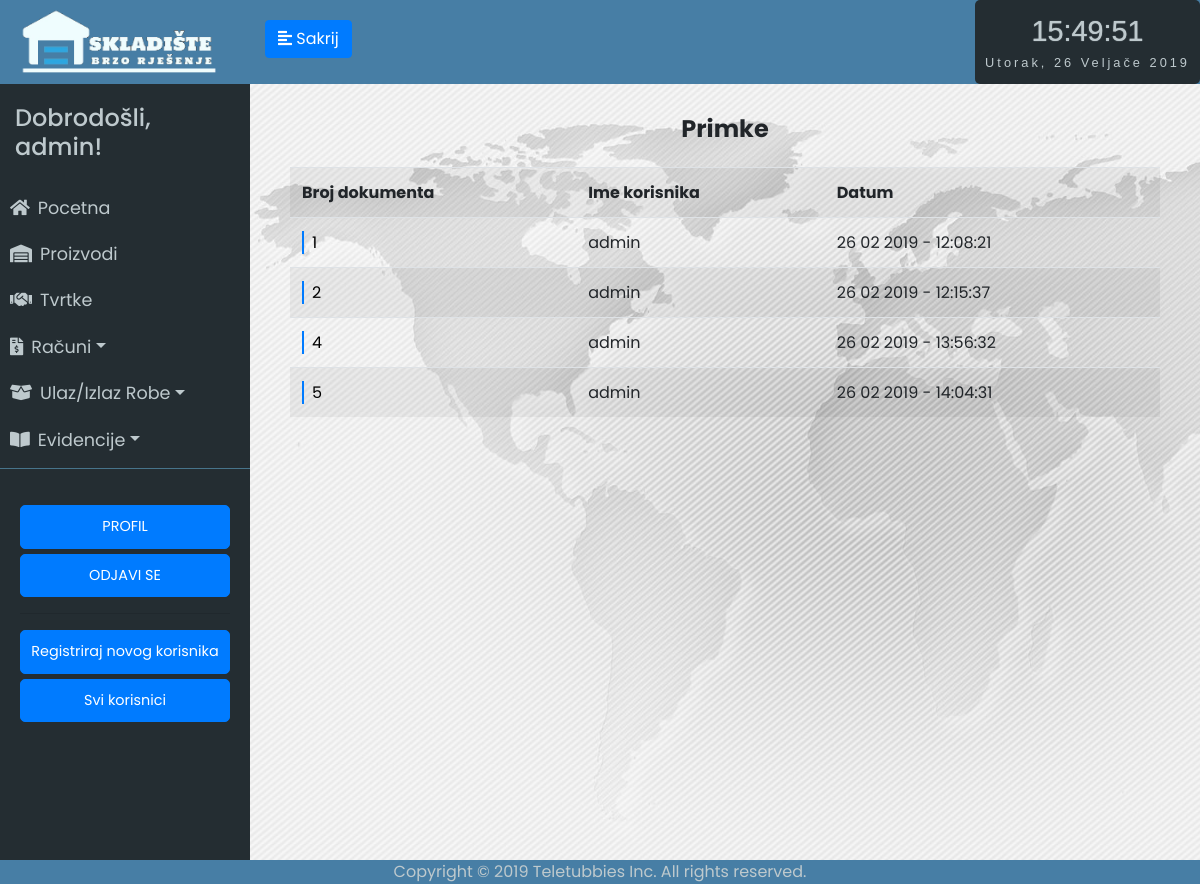
The page /receipts_unosa/1 (signed in) on the database as committed earlier.
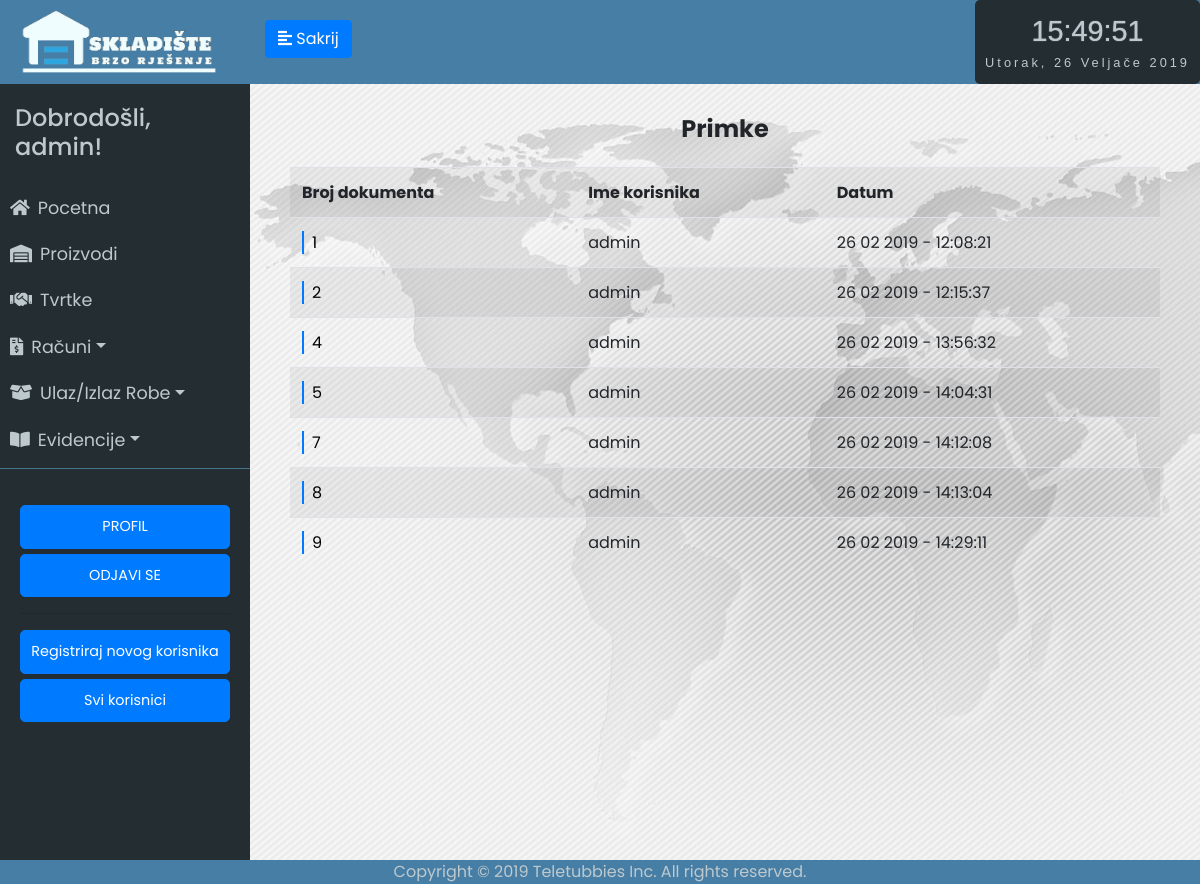
The same page on the database as committed later.
### app/models.py (models this page shows, shortened)
class Receipt(db.Model):
	id = db.Column(db.Integer, primary_key=True)
	status = db.Column(db.String(64))
	date = db.Column(db.DateTime, default=datetime.utcnow)
	receipt_type = db.Column(db.String(64))
	evidencija = db.relationship('Evidencija', backref='receipt', lazy='dynamic')

class User(UserMixin, db.Model):
	id = db.Column(db.Integer, primary_key=True)
	username = db.Column(db.String(64), index=True, unique=True)
	email = db.Column(db.String(120), index=True, unique=True)
	password_hash = db.Column(db.String(128))
	last_seen = db.Column(db.DateTime, default=datetime.utcnow)
	evidencija = db.relationship('Evidencija', backref='user', lazy='dynamic')

### app/routes.py (the view)
@app.route('/receipts_unosa/<int:page_num>')
@login_required
def receipts_unosa(page_num):
	receipts = Receipt.query.filter_by(receipt_type="unos", status="active").paginate(per_page=7, page=page_num, error_out=True)
	return render_template('receipts_unosa.html', title='Racuni', receipts=receipts)

### app/models.py (called while the page is built)
@login.user_loader
def load_user(id):
	return User.query.get(int(id))

### app/routes.py (called while the page is built)
@app.before_request
def before_request():
	if current_user.is_authenticated:
		current_user.last_seen = datetime.utcnow()
		db.session.commit()

### app/templates/receipts_unosa.html (shortened to what this page needs)
{% extends "base.html" %}
{% block content %}
<div class="unos-p">
    <h4><strong>Primke</strong></h4>
    <table class="table table-striped">
        <tr>
            <th>Broj dokumenta</th>
            <th>Ime korisnika</th>
            <th>Datum</th>
        </tr>
    {% for receipt in receipts.items %}
        <tr>
            <td><a href="/receipt/{{receipt.id}}" class="dekoracija">{{ receipt.id }}</a></td>
            <td>{{ receipt.evidencija.first().user.username }}</td>
            <td>{{ receipt.date.strftime('%d %m %Y - %H:%M:%S') }}</td>
        </tr></a>
    {% endfor %}
    </table>
{% endblock %}

Rows that differ between the two databases and show on the page:
added Receipt: id "7", evidencija.first "admin", date "26 02 2019 - 14:12:08"
added Receipt: id "8", evidencija.first "admin", date "26 02 2019 - 14:13:04"
added Receipt: id "9", evidencija.first "admin", date "26 02 2019 - 14:29:11"
